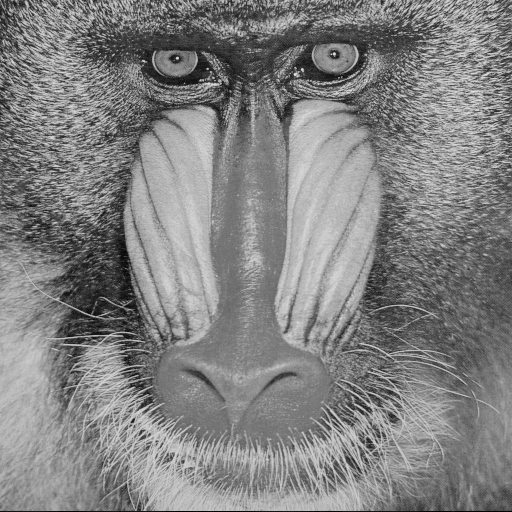
#> input picture Imagenes Originales Gris/Baboon_gray.png, 512 x 512 px, found by its file name
$ jupyter execute --allow-errors Block_Matching_Random_Test.ipynb
#> lines starting #> are read from the running program, lines starting #| are printed output that depends on the picture
[cell 1]
import numpy as np
import cv2
import random
import pandas as pd


import matplotlib.pyplot as plt
from seaborn import load_dataset
from scipy.spatial import distance

[cell 2]
imagenReferencia = cv2.imread('/home/miguel/Descargas/Proyecto Tesis/Imagenes Originales Gris/Baboon_gray.png')
#> imagenReferencia is the input picture: shape (512, 512, 3); min 0, max 231, mean 129.6
imagenReferenciaGris = cv2.cvtColor(imagenReferencia, cv2.COLOR_RGB2GRAY)
imagenRuido = cv2.imread('/home/miguel/Descargas/Proyecto Tesis/Baboon/Baboon_gray_512_512_variance_225.png')
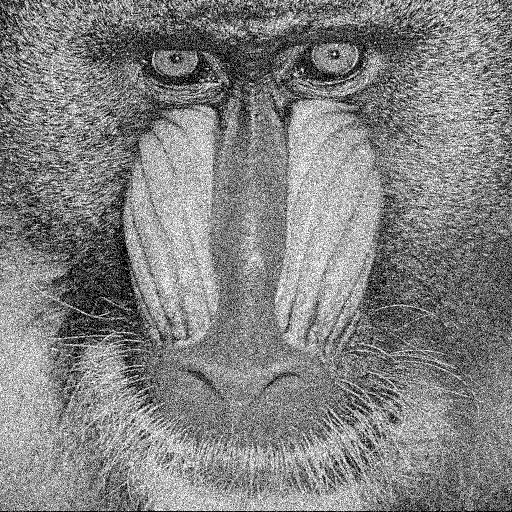
#> input picture Baboon/Baboon_gray_512_512_variance_225.png, 512 x 512 px, found by its file name
#> imagenRuido is the input picture: shape (512, 512, 3); min 0, max 255, mean 129.8
imagenRuidoGris = cv2.cvtColor(imagenRuido, cv2.COLOR_RGB2GRAY)
areaBusqueda = 21
tamañoParche = 8


#Función que retorna la lista con los cortes de la imagen de cacuerdo al parche propuesto; posición 0 = Alto, posición 1  = Ancho
def cortarImagen(imagen,areaBus):
#> called with areaBus = 21
    posicionesAltoAncho = []
    altoImagen = imagen.shape[0]
    anchoImagen = imagen.shape[1]
    posicionAlto = random.randint(0,altoImagen)
    posicionAncho = random.randint(0,anchoImagen)
    if (areaBus + posicionAlto) > altoImagen:
        posicionAlto = altoImagen - areaBus
    if (areaBus + posicionAncho) > anchoImagen:
        posicionAncho = anchoImagen - areaBus
    posicionesAltoAncho.append(posicionAlto)
    posicionesAltoAncho.append(posicionAncho)
    return posicionesAltoAncho

# Algoritmo de búsqueda exhaustiva

[cell 3]
# imgAct: Imagen actual puede ser ruidosa (imagen de la cual se adquiere la plantilla)
# areaBus: Área de búsqueda
# tamParche: tamaño del parche (parche dentro del área de búsqueda)

def algoritmoBusquedaExhaustiva(imgAct,imgRuido,areaBus,tamParche):
# [4 lines of commented-out code are left out]

    listaAreaBusqueda = cortarImagen(imgAct,areaBus)
#> listaAreaBusqueda = [394, 430]
    posicionAltoArea = listaAreaBusqueda[0]
#> posicionAltoArea = 394
    posicionAnchoArea = listaAreaBusqueda[1]
#> posicionAnchoArea = 430
    areaBuscar = imgAct[posicionAltoArea:posicionAltoArea+areaBus, posicionAnchoArea: posicionAnchoArea+areaBus]
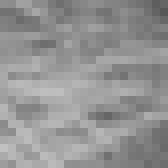
#> areaBuscar: shape (21, 21) (shown 8 times larger); min 87, max 193, mean 147.3
    listaParcheBuscar = cortarImagen(areaBuscar,tamParche)
#> listaParcheBuscar = [1, 8]
    posicionAltoParche = listaParcheBuscar[0]
#> posicionAltoParche = 1
    posicionAnchoParche = listaParcheBuscar[1]
#> posicionAnchoParche = 8
    posicionAltoImagenActual = posicionAltoArea + posicionAltoParche
#> posicionAltoImagenActual = 395
    posicionAnchoImagenActual = posicionAnchoArea + posicionAnchoParche
#> posicionAnchoImagenActual = 438
    imagenMain = imgAct[posicionAltoImagenActual:posicionAltoImagenActual+tamParche, posicionAnchoImagenActual: posicionAnchoImagenActual+tamParche]
    imagenMain = transformadaCosenoDiscreta(imagenMain)
    dh1 = pd.DataFrame(columns=['ssd', 'coordenada_x', 'coordenada_y'])
    for m in range(posicionAltoArea,posicionAltoArea+areaBus-tamParche+1):
        for n in range(posicionAnchoArea,posicionAnchoArea+areaBus-tamParche+1):
            imagenComparar = imgRuido[m:m+tamParche, n: n+tamParche]
            imagenComparar = transformadaCosenoDiscreta(imagenComparar)
            ssd=0
            for rx_Pache in range (0,tamParche):
                for ry_Pache in range (0,tamParche):
                    resta = int(imagenMain[rx_Pache,ry_Pache])-int(imagenComparar[rx_Pache,ry_Pache])
                    ssd += resta**2
#                     ssd += np.sum(np.power((imagenMain[rx_Parche_int,ry_Parche_int]-imagenReferencia[rx_Parche_int,ry_Parche_int]),2))
            dh1 = dh1.append({'ssd': ssd, 'coordenada_x':m, 'coordenada_y':n}, ignore_index=True)
    #print(posicionAltoImagenActual,posicionAnchoImagenActual)
    by_ssd = dh1.sort_values('ssd',ascending=True)
    by_ssd = by_ssd.reset_index(drop=True)
    #by_ssd.head()
    posicionAltoImagenComparar = by_ssd['coordenada_x'][0]
    posicionAnchoImagenComparar = by_ssd['coordenada_y'][0]

    #print(by_ssd)
    return posicionAltoImagenActual,posicionAnchoImagenActual,posicionAltoImagenComparar,posicionAnchoImagenComparar

#> (a cell that did not finish here is left out)

[cell 5]
pxy_pref_ABE = pd.DataFrame(columns=['coordenada_x', 'coordenada_y','referencia_x','referencia_y',])
#> (the rest of this cell did not finish here and is left out)

[cell 6]
suma = 0
miu = 0
for i in range(0,len(pxy_pref_ABE)-1):
    if pxy_pref_ABE['coordenada_x'][i] == pxy_pref_ABE['referencia_x'][i] and pxy_pref_ABE['coordenada_y'][i] == pxy_pref_ABE['referencia_y'][i]:
        suma += 1

miu =  suma/(len(pxy_pref_ABE)-1)
miu

lena.png
Sin ruido da 1

Efectivo/lena_gray_512_512_variance_25_Efectivo.png:
Con la TDC en la imágen grande
0.9595959595
0.9696969696969697

Con la TDC en la imágen pequeña r²
0.31313131313131315
0.2828282828282828

lena/lena_gray_512_512_variance_25.png
0.32323232323232326
0.31313131313131315

Efectivo/lena_gray_512_512_variance_100_Efectivo.png:

Efectivo/lena_gray_512_512_variance_225_Efectivo.png:

Efectivo/lena_gray_512_512_variance_400_Efectivo.png:

[cell 7]
a = np.zeros([2,2],dtype=np.uint8)
a[0][0] = 157
a[0][1] = 128
a[1][0] = 159
a[1][1] = 165

print(a)

b = np.zeros([2,2],dtype=np.uint8)
b[0][0] = 157
b[0][1] = 130
b[1][0] = 159
b[1][1] = 185
print(b)

suma = (np.sum(b-a)**2)
suma

Posteriormente hay que hacer una segunda fase, para el ABJ hay que calcular la distancia euclideana para los primeros 8 parches para el de algoritmoBJTCD hay que hacer rw=5 de los 8 primeros.

# Algoritmo de Búsqueda Jerárquica

[cell 8]
def algoritmoBusquedaJerarquica(imgAct,imgRuido,areaBus,tamParche):
# [4 lines of commented-out code are left out]

#> called with areaBus = 21, tamParche = 8
    listaAreaBusqueda = cortarImagen(imgAct,areaBus)
#> listaAreaBusqueda = [366, 223]
    posicionAltoArea = listaAreaBusqueda[0]
#> posicionAltoArea = 366
    posicionAnchoArea = listaAreaBusqueda[1]
#> posicionAnchoArea = 223
    areaBuscar = imgAct[posicionAltoArea:posicionAltoArea+areaBus, posicionAnchoArea: posicionAnchoArea+areaBus]
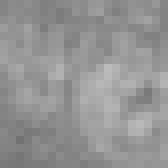
#> areaBuscar: shape (21, 21) (shown 8 times larger); min 114, max 187, mean 147.9

    listaParcheBuscar = cortarImagen(areaBuscar,tamParche)
#> (the rest of the program and of its run is left out)
